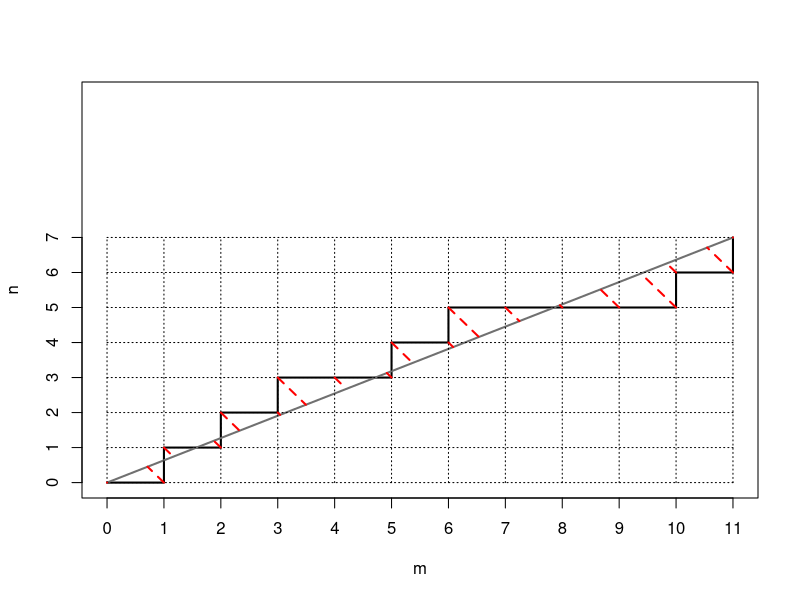

Generate this figure with R:
m <- 11
n <- 7

set.seed(100)

deviations <- sapply(1:1000, function(x){  
  x0 <- sample(c(rep(0, n), rep(1, m)))
  y0 <- c(0, cumsum(as.integer(!x0)))
  x0 <- c(0, cumsum(x0))
  
  deviations <- abs((x0/m) - (y0/n))
})

x0 <- sample(c(rep(0, n), rep(1, m)))
y0 <- c(0, cumsum(as.integer(!x0)))
x0 <- c(0, cumsum(x0))

a <- -n
b <- m
closest_x = (b*((b*x0) - (a*y0))) / (a^2 + b^2)
closest_y = (a*((-b*x0) + (a*y0))) / (a^2 + b^2)

plot(
  x0, y0,
  type = 'l', lwd = 2,
  xlab = 'm', ylab = 'n',
  xlim = c(0, max(m,n)), ylim = c(0, max(m, n)),
  xaxt = 'n',
  yaxt = 'n'
)
lines(c(0, m), c(0, n), lwd = 2, col = "gray44", lty = 1)

#draw the grid
segments(
  x0 = 0:m,
  y0 = 0,
  x1 = 0:m,
  y1 = n,
  lty = 3
)
segments(
  x0 = 0,
  y0 = 0:n,
  x1 = m,
  y1 = 0:n,
  lty = 3
)

#plot the deviations
segments(
  x0 = x0,
  y0 = y0,
  x1 = closest_x,
  y1 = closest_y,
  col = "red",
  lwd = 2,
  lty = 2
)
axis(1, at = 0:m)
axis(2, at = 0:n)
########################

nways.f <- function(m, n){ #recursive functions to solve the number of grid walks from a point to 0,0
  if(m == 0 & n == 0) return(1) #if m and n are both 0, we have arrived at our destination, so we have found a valid path, thus return 1
  if(m * n > 0) return(nways.f(m-1, n) + nways.f(m, n-1)) #if m nor n are 0, return the sum of ways from the point east and point north
  if(m == 0) return(nways.f(m, n-1)) #if m is 0, return the number of ways from the only accessible point (m, n-1)
  if(n == 0) return(nways.f(m-1, n)) #if n is 0, same as above, return ways from (m-1, n)
}

waysByPoint <- unlist(lapply(0:m, function(x){
  lapply(0:n, function(y){
#    waysTo <- factorial(x+y)/(factorial(x) * factorial(y))
    waysTo <- nways.f(x, y)
#    waysFrom <- factorial((n-y) + (m-x))/(factorial(n-y) * factorial(m-x))
    waysFrom <- nways.f(m-x, n-y)
    totalWays <- waysTo * waysFrom
    dev <- abs((x/m) - (y/n))
    return(totalWays)
  })
}))

devsByPoint <- unlist(lapply(0:m, function(x){
  lapply(0:n, function(y){
    deviation <- abs((x/m) - (y/n))
    return(deviation)
  })
}))

#inverse.rle will create a vector with each value of devsByPoint repeated waysByPoint-times (for the corresponding value in waysByPoint)
allPossibleDevs <- inverse.rle(list(values = devsByPoint, lengths = waysByPoint))
paste("mean: ", mean(allPossibleDevs)) #this should give the correct solution for mean and sd
paste("sd: ", sd(allPossibleDevs))

#what is the conditional probability that D is greater than 0.6 given that it is greater than 0.2?
devsOver0.2 <- allPossibleDevs[allPossibleDevs > 0.2]
length(devsOver0.2[devsOver0.2 > 0.6]) / length(devsOver0.2)


    

